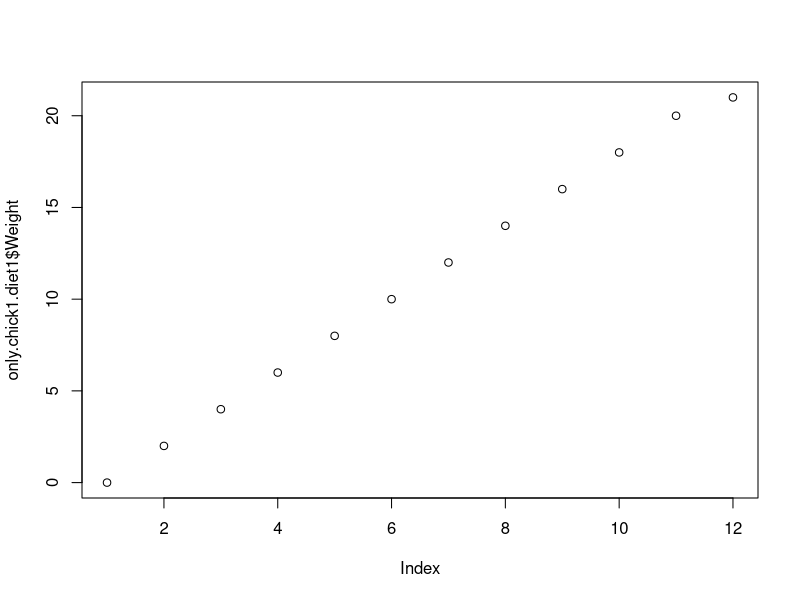

Generate this figure with R:
## ---- chunk 1
data("ChickWeight")

only.chick1.diet1<-ChickWeight[ChickWeight$Chick==1 & ChickWeight$Diet==1,#only grab the data for chick 1 and diet 1 for time vs. weight plot
                               ]
plot(only.chick1.diet1$Time,only.chick1.diet1$Weight)#this plots only time vs. weight for chick 1 on diet 1
